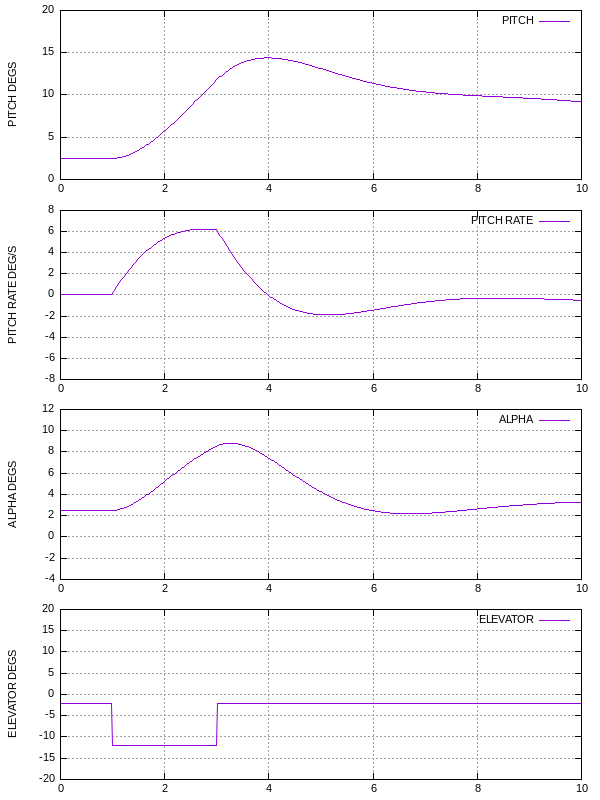

The script that saved this image:
set terminal png truecolor font arial 8 size 600,800
set output "ex2.png"
set size 1,1
set origin 0,0
set lmargin 10
set multiplot
set grid
set format y "%5g"
set size 1.0, 0.250000
set style line 1 lw 1 linecolor rgb "blue"
set origin 0, 0.750000
set ylabel "PITCH DEGS"
set xr[0.0:10.000000]
set yr[0.000000:20.000000]
plot 'ex2.dat' using 1:2 title 'PITCH' with lines
set origin 0, 0.500000
set ylabel "PITCH RATE DEG/S"
set xr[0.0:10.000000]
set yr[-8.000000:8.000000]
plot 'ex2.dat' using 1:3 title 'PITCH RATE' with lines
set origin 0, 0.250000
set ylabel "ALPHA DEGS"
set xr[0.0:10.000000]
set yr[-4.000000:12.000000]
plot 'ex2.dat' using 1:4 title 'ALPHA' with lines
set origin 0, 0.000000
set ylabel "ELEVATOR DEGS"
set xr[0.0:10.000000]
set yr[-20.000000:20.000000]
plot 'ex2.dat' using 1:5 title 'ELEVATOR' with lines
unset multiplot
reset
set output
